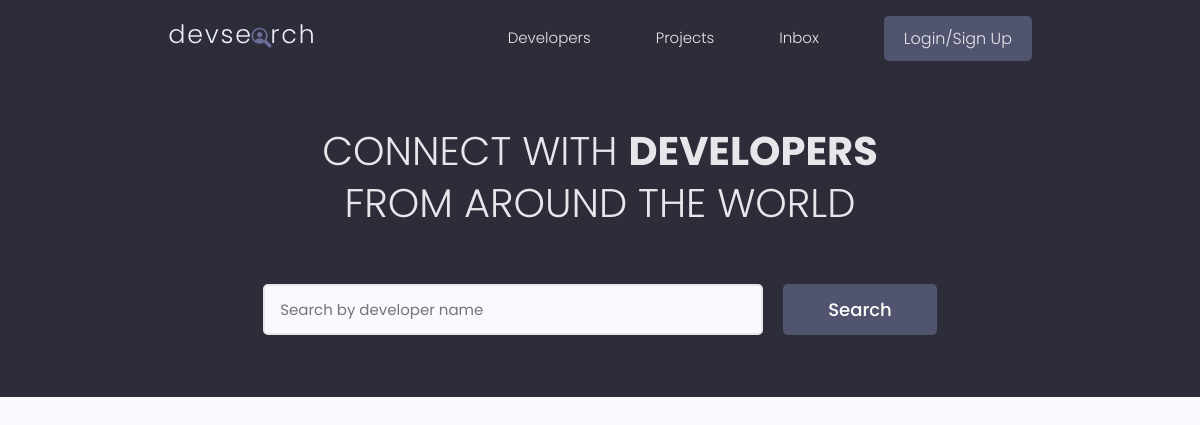
The app's page /, older data.
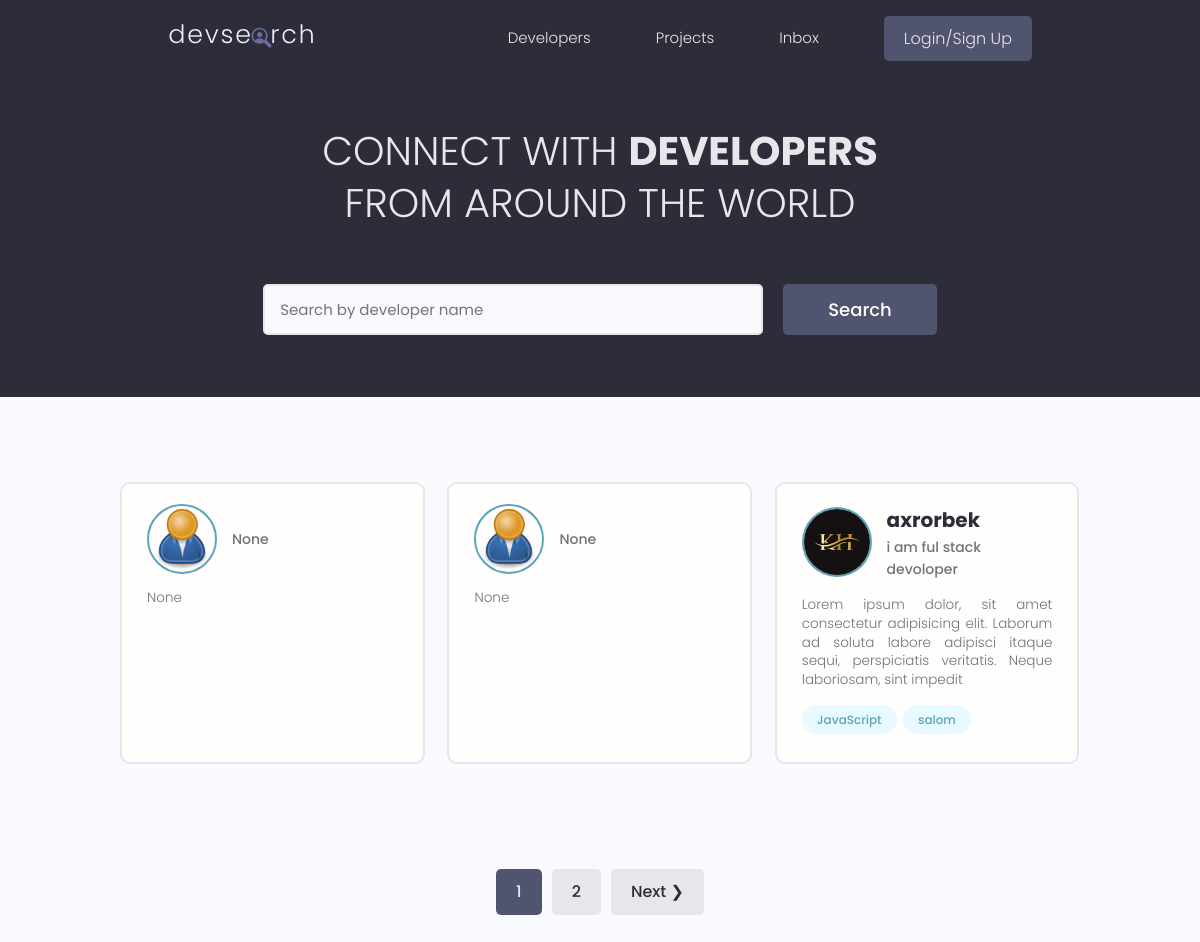
The same page, newer data.
### users/models.py (models this page shows, shortened)
class Profile(models.Model):
    user = models.OneToOneField(User,on_delete=models.CASCADE,null=True,blank=True )
    name = models.CharField(max_length=200,blank=True,null=True)
    email = models.EmailField(max_length=500,blank=True,null=True)
    username = models.CharField(max_length=200,blank=True,null=True)
    location = models.CharField(max_length=200,blank=True,null=True)
    short_intro = models.CharField(max_length=200,blank=True,null=True)
    bio = models.TextField(blank=True,null=True)
    profile_image = models.ImageField(null=True,blank=True,upload_to='profiles/',default='profiles/user-default.png')
    social_github = models.CharField(max_length=200,blank=True,null=True)
    social_twitter = models.CharField(max_length=200,blank=True,null=True)
    social_linkedin = models.CharField(max_length=200,blank=True,null=True)
    social_youtube = models.CharField(max_length=200,blank=True,null=True)
    social_website  = models.CharField(max_length=200,blank=True,null=True)
    created = models.DateTimeField(auto_now_add=True)
    id = models.UUIDField(default=uuid.uuid4,
                          unique=True,
                          primary_key=True,
                          editable=False)

class Skill(models.Model):
    owner = models.ForeignKey(Profile,on_delete=models.CASCADE, null=True,blank=True)
    name = models.CharField(max_length=200,blank=True,null=True)
    descriptions = models.TextField(null=tuple,blank=True)
    created = models.DateTimeField(auto_now_add=True)
    id = models.UUIDField(default=uuid.uuid4,
                          unique=True,
                          primary_key=True,
                          editable=False)
    def __str__(self):
        return str(self.name)

### users/views.py (the view)
# urls.py: path('',views.profiles,name='profiles'),
def profiles(request):
    profiles,search_query = searchProfiles(request)
    custom_range,profiles = paginationProfiles(request,profiles,3)
    context = {'profiles':profiles,'search_query':search_query,"custom_range":custom_range}
    return render(request,'users/profiles.html',context)

### users/utils.py (called while the page is built)
def paginationProfiles(request,profiles,results):
    page = request.GET.get('page')
    paginator = Paginator(profiles,results)
    try:
        profiles = paginator.page(page)
    except PageNotAnInteger:
        page = 1
        profiles = paginator.page(page)
    except EmptyPage:
        page = paginator.num_pages
        profiles = paginator.page(page)
    leftIndex = (int(page) - 4)
    if leftIndex < 1:
        leftIndex = 1
    rightIndex = (int(page) + 5 )
    if rightIndex > paginator.num_pages:
        rightIndex = paginator.num_pages + 1
    custom_range = range(leftIndex,rightIndex)
    page_sent = paginator.num_pages
    return custom_range,profiles

def searchProfiles(request):
    search_query = ""
    if request.GET.get('search_query'):
        search_query = request.GET.get('search_query')
    skills = Skill.objects.filter(name__icontains=search_query)
    profiles = Profile.objects.distinct().filter(
        Q(name__icontains=search_query) |
        Q(short_intro__icontains=search_query)|
        Q(skill__in=skills)
        )
    return profiles,search_query

### users/templates/users/profiles.html (shortened to what this page needs)
{% extends 'main.html' %}
{% block content %}
<main class="home">
  <section class="hero-section text-center">
    <div class="container container--narrow">
      <div class="hero-section__box">
        <h2>CONNECT WITH <span>DEVELOPERS</span></h2>
        <h2>FROM AROUND THE WORLD</h2>
      </div>
      <div class="hero-section__search">
        <form id="searchForm" class="form " action="{% url 'profiles' %}" method="GET">
          <div class="form__field">
            <input class="input input--text" id="formInput#search" type="text" name="search_query"
                value="{{search_query}}"  placeholder="Search by developer name" />
          </div>
          <input class="btn btn--sub btn--lg" type="submit" value="Search" />
        </form>
      </div>
    </div>
  </section>
  <section class="devlist">
    <div class="container">
      <div class="grid grid--three">
        {% for profile  in profiles  %}
        <div class="column card">
          <div class="dev">
            <a href="{% url 'user-profile' profile.id  %}" class="card__body">
              <div class="dev__profile">
                <img class="avatar avatar--md" src="{{ profile.profile_image.url   }}" alt="image" />
                <div class="dev__meta">
                  <h3>{{profile.name}}</h3>
                  <h5>{{profile.short_intro}}</h5>
                </div>
              </div>
              <p class="dev__info">
                {{profile.bio | slice:"160"}}
              </p>
              <div class="dev__skills">
                {% for skill  in profile.skill_set.all|slice:"5"  %}
                <span class="tag tag--pill tag--main">
                  <small>{{skill}}</small>
                </span>
                {% endfor %}
              </div>
            </a>
          </div>
        </div>
        {% endfor %}
      </div>
    </div>
  </section>
  {% include 'pagination.html' with queryset=profiles custom_range=custom_range %}
</main>
{% endblock content %}

### templates/main.html (shortened to what this page needs)
<!DOCTYPE html>
{% load static %}
<html lang="en">
<head>
    <link rel="stylesheet" href="https://cdn.iconmonstr.com/1.3.0/css/iconmonstr-iconic-font.min.css" />
    <link rel="stylesheet" href="{% static 'uikit/styles/uikit.css' %}" />
    <link rel="stylesheet" href="{% static 'style/app.css' %}" />
    <link rel="stylesheet" href="https://cdnjs.cloudflare.com/ajax/libs/font-awesome/6.3.0/css/all.min.css" />
    <link rel="stylesheet" href="https://cdnjs.cloudflare.com/ajax/libs/font-awesome/6.3.0/css/brands.min.css" />
</head>
<body>
    {% include "navbar.html" %}
    {% block content %}
    {% endblock content %}
</body>
</html>

### templates/navbar.html (shortened to what this page needs)
{% load static %}
<header class="header">
    <div class="container container--narrow">
      <a href="{% url 'profiles' %}" class="header__logo">
        <img src="{% static 'images/logo.svg'%}" alt="DevSearch Logo" />
      </a>
      <nav class="header__nav">
        <ul class="header__menu">
          <li class="header__menuItem"><a href="{% url 'profiles' %}">Developers</a></li>
          <li class="header__menuItem"><a href="{% url 'projects' %}">Projects</a></li>
          <li class="header__menuItem"><a href="{% url 'inbox' %}">Inbox</a></li>
          {% if request.user.is_authenticated %}
          <li class="header__menuItem"><a href="{% url 'account' %}" >Account</a></li>
          <li class="header__menuItem"><a href="{% url 'logout' %}" class="btn btn--sub">Log Out</a></li>
          {% else %}
          <li class="header__menuItem"><a href="{% url 'login' %}" class="btn btn--sub">Login/Sign Up</a></li>
          {% endif %}
        </ul>
      </nav>
    </div>
  </header>

### templates/pagination.html (shortened to what this page needs)
{% if queryset.has_other_pages %}
<div class="pagination">
    <ul class="container">
        {% for page in custom_range%}
        <li><a href="?page={{page}}"
                class="btn page-link {% if page == queryset.number %}  btn--sub {% endif %}" data-page="{{page}}">{{page}}</a></li>
        {% endfor %}
        {% if queryset.has_next %}
        <li><a href="?page={{queryset.next_page_number}}" class="btn page-link" data-page
            ="{{queryset.next_page_number}}"> Next &#10095;</a></li>
        {% endif %}
    </ul>
</div>
{% endif %}

### static/style/app.css (style rules this page uses)
:root { --color-sub: #2d2d39; }
.btn--sub { background-color: var(--color-sub-light); }
.card { border: 2px solid var(--color-light); }
img { width: 100%; }
.header { position: sticky; z-index: 111; background-color: var(--color-sub); padding: 1.5rem 0; }
.header > .container { display: flex; justify-content: space-between; align-items: center; }
.header__logo > img { height: 3.8rem; }
.header__nav > ul { display: inline-flex; align-items: center; list-style: none; gap: 6.5rem; }
.header__menuItem > a { color: var(--color-light); font-weight: 300; }
.hero-section { height: 40vh; display: flex; align-items: center; background-color: var(--color-sub); }
.hero-section__box { margin-bottom: 4rem; }
.hero-section__box > h2, .hero-section__box > h2 > span { font-size: 4rem; color: var(--color-light); line-height: 1.3; text-transform: uppercase; }
.hero-section__box > h2 { font-weight: 300; }
.hero-section__box > h2 > span { font-weight: 700; }
.hero-section__search > .form { display: flex; align-items: center; justify-content: center; gap: 2rem; }
.hero-section__search > .form input.input--text { width: 50rem; }
.devlist { margin-top: 8rem; }
.devlist .grid { align-items: stretch; }
.devlist .dev .dev__profile { display: flex; align-items: center; gap: 1.5rem; }
.devlist .dev .dev__meta h3 { color: var(--color-sub); font-size: 2rem; font-weight: 700; }
.devlist .dev .dev__meta h5 { color: var(--color-text); font-size: 1.4rem; font-weight: 500; }
.devlist .dev .dev__info { margin: 1.5rem 0; font-size: 1.35rem; line-height: 1.4; text-align: justify; }
.pagination { margin-top: 8rem; margin-bottom: 10rem; }
.pagination > ul { flex-wrap: wrap; list-style: none; display: flex; align-items: center; justify-content: center; gap: 1rem; }
.pagination .btn { color: var(--color-sub); }
.pagination .btn.btn--sub { color: var(--color-light); }

### static/uikit/styles/modules/_variables.css (style rules this page uses)
:root { --color-main: #5aa5b9; --color-main-light: #e6faff; --color-sub: #3f4156; --color-sub-light: #51546e; --color-sub-lighter: #ededfd; --color-text: #737373; --color-gray: #8b8b8b; --color-light: #e5e7eb; --color-light-gray: #767676; --color-bg: #f8fafd; --color-white: #fffefd; --color-white-light: #f3f3f3; --color-success: #359e64; --color-success-bg: #def8e8; --color-error: #fc4b0b; --color-error-bg: #fff2ee; --font-base: 'Poppins', arial, helvetica, 'Segoe UI', roboto, ubuntu, sans-serif; --font-monospace: 'Fira Code', 'Courier New', courier, monospace; --font-regular: 300; --font-medium: 500; --font-bold: 700; --generic-shadow: 1px 1px 5px #00000010; --generic-transition: all 0.3s ease-in-out; }

### static/uikit/styles/modules/_base.css (style rules this page uses)
* { margin: 0; padding: 0; box-sizing: border-box; text-rendering: optimizeLegibility; color: inherit; font-size: inherit; }
html { font-size: 50%; }
@media only screen and (min-width: 480px) { html { font-size: 56.25%; } }
@media only screen and (min-width: 1200px) { html { font-size: 62.5%; } }
body { line-height: 1.6; font-weight: 400; font-size: 1.5rem; color: var(--color-text); background-color: var(--color-bg); min-height: 100vh; }

### static/uikit/styles/modules/_typography.css (style rules this page uses)
* { font-family: var(--font-base); }
h2 { font-size: 3.6rem; font-weight: var(--font-bold); }
h3 { font-size: 3.2rem; font-weight: var(--font-medium); }
h5 { font-size: 2.4rem; font-weight: var(--font-medium); }
h5, h6 { font-weight: var(--font-regular); }
p, span, strong { font-size: 1.6rem; color: var(--color-text); font-weight: var(--font-regular); }
a { padding-bottom: 2px; text-decoration: none; display: inline-block; color: var(--color-main); font-weight: var(--font-medium); }

### static/uikit/styles/modules/_utilities.css (style rules this page uses)
.container { width: 92%; max-width: 165rem; margin: 0 auto; box-sizing: border-box; }
.container--narrow { width: 92%; max-width: 120rem; }
@media screen and (min-width: 1000px) { .container { width: 90%; } }
@media screen and (min-width: 1000px) { .container--narrow { width: 85%; } }
@media screen and (min-width: 1200px) { .container { width: 80%; } }
@media screen and (min-width: 1200px) { .container--narrow { width: 72%; } }
.text-center { text-align: center; }

### static/uikit/styles/modules/_avatar.css (style rules this page uses)
.avatar { border-radius: 50%; border: 2px solid var(--color-main); object-fit: cover; }
.avatar--md { height: 7rem; width: 7rem; }

### static/uikit/styles/modules/_card.css (style rules this page uses)
.card { border-radius: 1rem; background-color: var(--color-white); border: 1.5px solid var(--color-light); width: auto; height: auto; margin-top: 0.5rem; margin-bottom: 0.5rem; overflow: hidden; }
.card__body, .card__header { padding: 2rem 2.5rem; }

Row changes from the older to the newer data that the page shows:
added Profile: profile_image (placeholder picture), short_intro "None", bio "None"
added Profile: profile_image (placeholder picture), short_intro "None", bio "None"
added Profile: profile_image (picture), name "axrorbek", short_intro "i am ful stack devoloper", bio "Lorem ipsum dolor, sit amet consectetur adipisicing elit. Laborum ad soluta labore adipisci itaque sequi, perspiciatis veritatis. Neque laboriosam, sint impedit"
added Skill: name "JavaScript"
added Skill: name "salom"
Text that changed along with them:
new list line: "1"
new list line: "2"
text now shown: "Next ❯"
